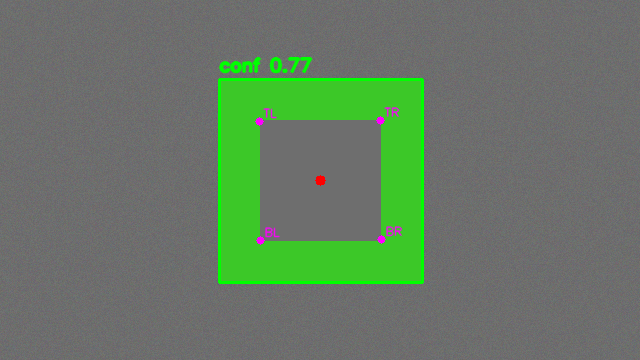
#> input picture _detect_debug.png, 640 x 360 px
$ python -i snake_gate_detector.py   (imports and definitions only)
#> lines starting #> are read from the running program, lines starting #| are printed output that depends on the picture; after the words box and inside, x2 and y2 are one past the last pixel; in counts of white or black regions, pixels touching at a corner belong together
#> further down, picture is the input picture: shape (360, 640, 3); mean B, G, R 100.7, 121.1, 103
"""Snake gate detection, after Li, Ozo, De Wagter and de Croon.

Implements Algorithms 1 and 2 of ``reference/paper0.pdf`` section 3.1: sample
random pixels, and where one lands on the gate colour, "snake" along that colour
up and down, then left and right from each end. Candidates that survive a
minimum-length test are squared off, their corners refined, and finally scored by
colour fitness -- the fraction of the candidate polygon's perimeter that is
actually gate-coloured.

Why this exists here: it is a *comparison* detector, run observe-only alongside
the YOLO pose model so its behaviour on this course can be measured before
anything is committed to. Nothing in the control path consumes it.

Faithfulness notes, and the places this deliberately differs:

  * The paper searches the raw distorted image on purpose, to skip undistortion.
    Same here -- the frame arrives as it comes off the wire.
  * The vertical/horizontal snake takes diagonal steps (Algorithm 2), which is
    what lets it follow an oblique bar. Kept exactly, including the diagonals.
  * The paper reports a true positive rate of 0.46 overall, rising to about 70%
    at close range. Do not expect this to beat a trained CNN; it is here because
    it is nearly free and fails in different situations, which is what makes it
    useful as a second opinion.
  * The paper detects a four-corner single-ring gate. This course's gates have an
    outer square and an inner opening, so ``KEYPOINT_COUNT`` eight-point output
    is not attempted -- four outer corners are returned and the caller decides
    what to do with them.
"""
from __future__ import annotations

from dataclasses import dataclass, field
from typing import Optional, Sequence

import numpy as np

try:                                             # pragma: no cover
    import cv2
except ImportError:                              # pragma: no cover
    cv2 = None


@dataclass(frozen=True)
class SnakeGateConfig:
    """Thresholds from the paper, with its recommended values as defaults."""

    # Gate colour, HSV. Same calibration the rest of the pipeline uses.
    hsv_lower: tuple[int, int, int] = (0, 75, 140)
    hsv_upper: tuple[int, int, int] = (23, 255, 255)
    # sigma_L, the minimum length threshold. The paper's ROC sweep picks 25 as
    # the knee: below 15 the false positives climb, above 35 the true positive
    # rate falls off sharply.
    min_length_px: int = 25
    # sigma_cf, the colour fitness threshold.
    min_color_fitness: float = 0.35
    # maxSample in Algorithm 1.
    max_samples: int = 3000
    # Half-width of the small squares used for corner refinement.
    refine_half_px: int = 8
    # Cap on returned candidates, best colour fitness first.
    max_detections: int = 4
    # The paper's 2017 race entry kept only the single best-fitness gate.
    best_only: bool = False
    # Overlap above which two detections are treated as the same gate, keeping
    # the higher colour fitness. The paper notes that duplicate seeds on one gate
    # inflate the detection count and says they are harmless for navigation --
    # true, but they make the count useless for judging false positives, and a
    # display that draws four boxes on one gate looks like the detector is
    # broken when it is not.
    merge_iou: float = 0.3
    # DEVIATION FROM THE PAPER, and the reason it is here.
    #
    # The paper squares the snake points off with an axis-aligned "minimum
    # length" square and then scores colour fitness along that square's
    # perimeter. Measured on synthetic gates, that construction collapses the
    # moment the gate is not upright, because the square's edges stop lying on
    # the bars: fitness runs 1.00 at 0 deg, 0.34 at 5 deg, 0.19 at 10 deg and
    # 0.09 at 20 deg, so against the paper's sigma_cf of 0.35 the detector is
    # blind past roughly 5 degrees of roll. That is unusable on a course flown
    # with 45-90 deg of bank.
    #
    # With this set, the points are squared off with a minimum-area *rotated*
    # rectangle instead and fitness is scored along that. Set it False to get
    # the published behaviour for comparison.
    use_rotated_rect: bool = True


@dataclass
class SnakeGate:
    corners_px: Sequence[Sequence[float]]        # 4 corners, TL TR BR BL order
    center_px: tuple[float, float]
    color_fitness: float
    bbox_px: tuple[float, float, float, float]
    area_px: float


@dataclass
class SnakeResult:
    gates: list[SnakeGate] = field(default_factory=list)
    samples_used: int = 0
    mask_fraction: float = 0.0
    elapsed_ms: float = 0.0

    @property
    def found(self) -> bool:
        return bool(self.gates)

    @property
    def best(self) -> Optional[SnakeGate]:
        return self.gates[0] if self.gates else None


# [14 lines left out: function _iou, not called in this run]


def _merge_overlaps(gates: list, iou_threshold: float) -> list:
    """Greedy suppression, assuming ``gates`` is already best-first."""
    if iou_threshold <= 0.0:
        return gates
    kept: list = []
    for g in gates:
        if any(_iou(g.bbox_px, k.bbox_px) > iou_threshold for k in kept):
            continue
        kept.append(g)
    return kept


class SnakeGateDetector:
    """Colour-snake gate detector. Stateless between frames, by design."""

    def __init__(self, config: Optional[SnakeGateConfig] = None):
        self.config = config or SnakeGateConfig()
        self._rng = np.random.default_rng(12345)

    # ------------------------------------------------------------------
    def color_mask(self, frame: np.ndarray) -> np.ndarray:
        """Boolean gate-colour mask. One HSV conversion per frame.

        The paper tests ``isTargetColor`` per pixel as it snakes. Doing that
        through OpenCV per pixel in Python would be hopeless, so the membership
        test is precomputed into a mask and the snake indexes it. The traversal
        is unchanged; only where the colour test's result comes from differs.
        """
        if cv2 is None:
            raise RuntimeError('snake gate detection requires cv2')
        hsv = cv2.cvtColor(frame, cv2.COLOR_BGR2HSV)
#> hsv: shape (360, 640, 3); mean H, S, V 78.1, 40.6, 124.8
        lo = np.asarray(self.config.hsv_lower, dtype=np.uint8)
        hi = np.asarray(self.config.hsv_upper, dtype=np.uint8)
        return cv2.inRange(hsv, lo, hi).astype(bool)
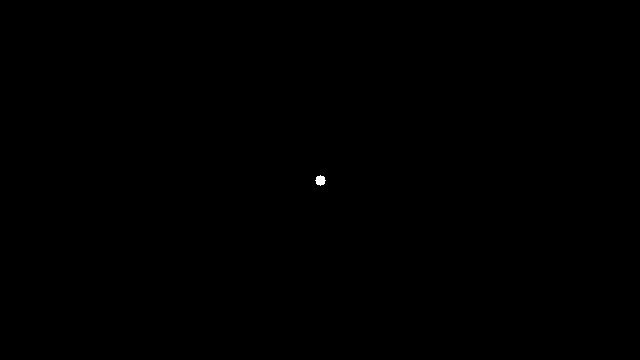
#> returned value: shape (360, 640) bool; 0.04% white; 1 white region, box (x1, y1, x2, y2) and area: (315, 175, 326, 186) 81

    # ---- Algorithm 2 --------------------------------------------------
    @staticmethod
    def _snake(mask: np.ndarray, x: int, y: int, vertical: bool) -> tuple:
        """Follow the colour in both directions along one axis.

        Returns the two extreme points. Diagonal steps are what let this track
        an oblique bar, and they are in the paper's pseudocode.
        """
        h, w = mask.shape

        def walk(sign: int) -> tuple[int, int]:
            cx, cy = x, y
            while True:
                if vertical:
                    ny = cy + sign
                    if not (0 <= ny < h):
                        return cx, cy
                    if mask[ny, cx]:
                        cy = ny
                    elif cx - 1 >= 0 and mask[ny, cx - 1]:
                        cx, cy = cx - 1, ny
                    elif cx + 1 < w and mask[ny, cx + 1]:
                        cx, cy = cx + 1, ny
                    else:
                        return cx, cy
                else:
                    nx = cx + sign
                    if not (0 <= nx < w):
                        return cx, cy
                    if mask[cy, nx]:
                        cx = nx
                    elif cy - 1 >= 0 and mask[cy - 1, nx]:
                        cx, cy = nx, cy - 1
                    elif cy + 1 < h and mask[cy + 1, nx]:
                        cx, cy = nx, cy + 1
                    else:
                        return cx, cy

        return walk(-1), walk(+1)

    # ------------------------------------------------------------------
    # [45 lines left out: functions _refine_corner, _color_fitness, not called in this run]

    # ------------------------------------------------------------------
    def detect(self, frame: np.ndarray) -> SnakeResult:
        import time

        started = time.perf_counter()
        cfg = self.config
        mask = self.color_mask(frame)
        h, w = mask.shape
#> h = 360; w = 640
        result = SnakeResult(
            mask_fraction=float(mask.mean()) if mask.size else 0.0
        )
        ys, xs = np.nonzero(mask)
#> ys = 81 values from 175 to 185; xs = 81 values, max 325 at index 45, min 315 at index 35, mean 320
        if len(xs) == 0:
            result.elapsed_ms = (time.perf_counter() - started) * 1000.0
            return result

        # The paper samples the whole image uniformly. Sampling only coloured
        # pixels is the same algorithm with the wasted draws skipped, and it is
        # what makes this affordable in Python.
        n_draw = min(cfg.max_samples, len(xs))
#> n_draw = 81
        idx = self._rng.choice(len(xs), size=n_draw, replace=False)
#> idx = 81 values, max 80 at index 77, min 0 at index 63, mean 40
        found: list[SnakeGate] = []
        for k in idx:
            result.samples_used += 1
#> result.samples_used = 1
            x0, y0 = int(xs[k]), int(ys[k])
#> x0 = 322; y0 = 177

            p1, p2 = self._snake(mask, x0, y0, vertical=True)
#> p1 = (322, 176); p2 = (322, 184)
            if abs(p2[1] - p1[1]) < cfg.min_length_px:
                continue
            p3a, p3b = self._snake(mask, p1[0], p1[1], vertical=False)
            p4a, p4b = self._snake(mask, p2[0], p2[1], vertical=False)
            span_top = abs(p3b[0] - p3a[0])
            span_bot = abs(p4b[0] - p4a[0])
            if span_top < cfg.min_length_px and span_bot < cfg.min_length_px:
                continue

            pts = np.array([p1, p2, p3a, p3b, p4a, p4b], dtype=float)
            xmin, ymin = pts[:, 0].min(), pts[:, 1].min()
            xmax, ymax = pts[:, 0].max(), pts[:, 1].max()
            if (xmax - xmin) < cfg.min_length_px:
                continue

            # Deduplicate before refining. Many seeds land on one gate, and
            # corner refinement plus the colour-fitness walk are the expensive
            # part; rejecting a duplicate here rather than after costs an order
            # of magnitude less per frame.
            box = (float(xmin), float(ymin), float(xmax), float(ymax))
            if any(_iou(box, g.bbox_px) > cfg.merge_iou for g in found):
                continue

            if cfg.use_rotated_rect:
                rect = cv2.minAreaRect(pts.astype(np.float32))
                square = [tuple(p) for p in cv2.boxPoints(rect)]
            else:
                square = [
                    (xmin, ymin), (xmax, ymin), (xmax, ymax), (xmin, ymax),
                ]
            refined = [
                self._refine_corner(mask, int(round(cx)), int(round(cy)))
                for cx, cy in square
            ]
            fitness = self._color_fitness(mask, refined)
            if fitness < cfg.min_color_fitness:
                continue

            arr = np.asarray(refined, dtype=float)
            found.append(SnakeGate(
                corners_px=[[float(a), float(b)] for a, b in refined],
                center_px=(float(arr[:, 0].mean()), float(arr[:, 1].mean())),
                color_fitness=float(fitness),
                bbox_px=(float(xmin), float(ymin), float(xmax), float(ymax)),
                area_px=float((xmax - xmin) * (ymax - ymin)),
            ))
            # Algorithm 1 returns on its first accepted gate. Keeping a few more
            # is useful for comparing against YOLO's candidate list, but running
            # every sample to exhaustion is what made this slower than the
            # camera. Duplicates are already suppressed above, so this quota
            # counts distinct gates.
            if len(found) >= cfg.max_detections:
                break

        found.sort(key=lambda g: -g.color_fitness)
        found = _merge_overlaps(found, cfg.merge_iou)
        if cfg.best_only:
            found = found[:1]
        result.gates = found[: cfg.max_detections]
        result.elapsed_ms = (time.perf_counter() - started) * 1000.0
        return result

>>> import cv2
>>> picture = cv2.imread('../_detect_debug.png')
>>> result = SnakeGateDetector().detect(picture)
